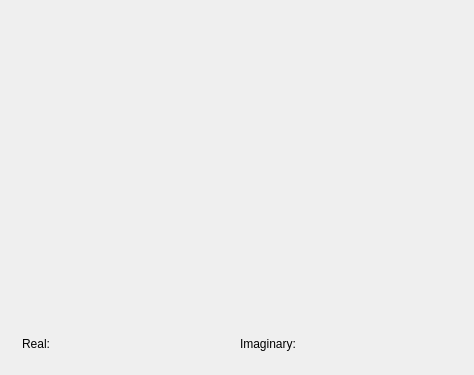
<?xml version="1.0" encoding="UTF-8"?>
<ui version="4.0">
 <class>MainWindow</class>
 <widget class="QMainWindow" name="MainWindow">
  <property name="geometry">
   <rect>
    <x>0</x>
    <y>0</y>
    <width>474</width>
    <height>375</height>
   </rect>
  </property>
  <property name="windowTitle">
   <string>Mandelbrot</string>
  </property>
  <widget class="QWidget" name="centralWidget">
   <layout class="QVBoxLayout" name="verticalLayout">
    <item>
     <widget class="Canvas" name="widget" native="true"/>
    </item>
    <item>
     <widget class="QWidget" name="widget_2" native="true">
      <property name="maximumSize">
       <size>
        <width>16777215</width>
        <height>40</height>
       </size>
      </property>
      <layout class="QHBoxLayout" name="horizontalLayout">
       <item>
        <widget class="QLabel" name="lReal">
         <property name="text">
          <string>Real:</string>
         </property>
        </widget>
       </item>
       <item>
        <widget class="QLabel" name="real"/>
       </item>
       <item>
        <widget class="QLabel" name="lImag">
         <property name="text">
          <string>Imaginary:</string>
         </property>
        </widget>
       </item>
       <item>
        <widget class="QLabel" name="imag">
         <property name="layoutDirection">
          <enum>Qt::LeftToRight</enum>
         </property>
         <property name="text">
          <string/>
         </property>
        </widget>
       </item>
      </layout>
     </widget>
    </item>
   </layout>
  </widget>
 </widget>
 <layoutdefault spacing="6" margin="11"/>
 <customwidgets>
  <customwidget>
   <class>Canvas</class>
   <extends>QWidget</extends>
   <header>canvas.h</header>
   <container>1</container>
  </customwidget>
 </customwidgets>
 <resources/>
 <connections/>
</ui>
